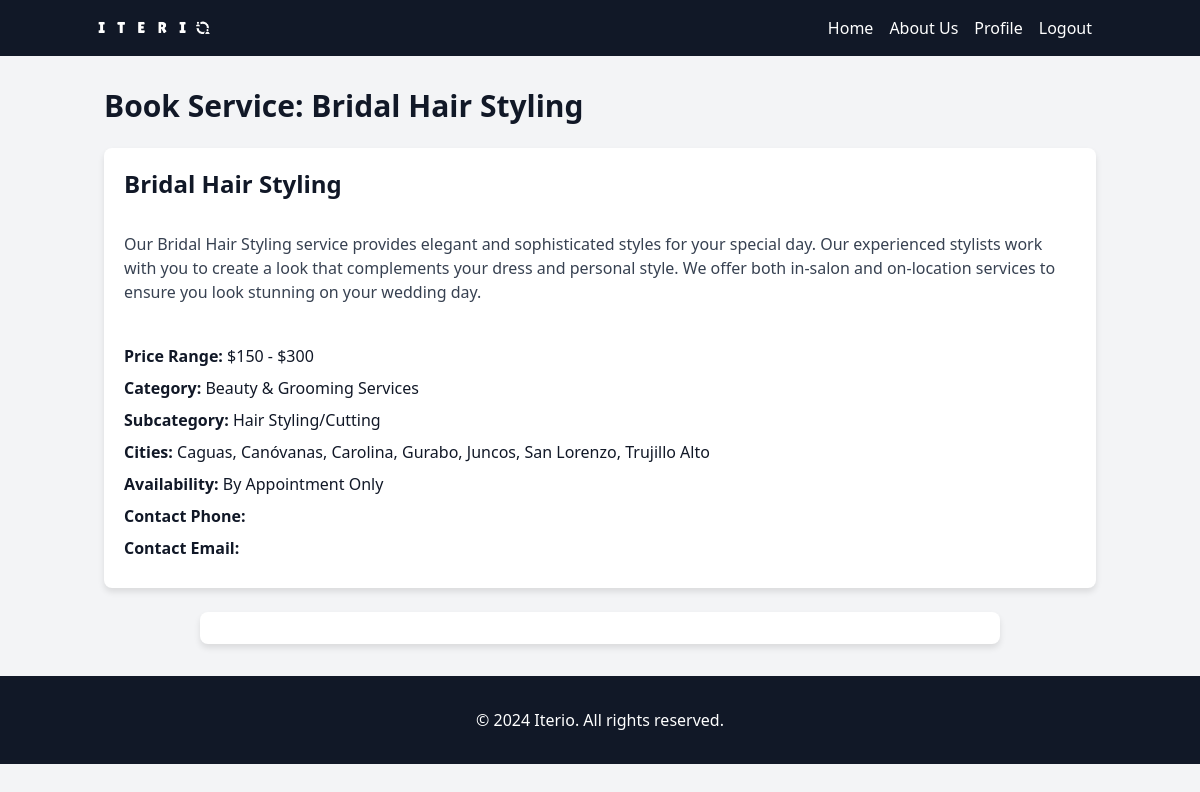
Screenshot of /services/77/book/ (signed in) with the database file from the repository.
### iterio_app/models.py (models this page shows, shortened)
class Service(models.Model):
    name = models.CharField(max_length=100)
    description = models.TextField()
    price_range = models.CharField(max_length=100, blank=True)
    category = models.ForeignKey(Category, on_delete=models.CASCADE, related_name='services', default=11)
    subcategory = models.ForeignKey(SubCategory, on_delete=models.CASCADE, related_name='services')
    cities = models.ManyToManyField(City, related_name='services')
    picture = models.ImageField(upload_to='service_pictures', blank=True, null=True)
    availability = models.TextField(blank=True)
    contact_info = models.TextField(blank=True)

class Category(models.Model):
    name = models.CharField(max_length=100)
    img_path = models.CharField(max_length=120, blank=True)
    details = models.CharField(max_length=120, blank=True)
    redirect = models.CharField(max_length=120, blank=True)
    def __str__(self):
        return self.name
    class Meta:
        verbose_name_plural = 'Categories'

class SubCategory(models.Model):
    name = models.CharField(max_length=100)
    category = models.ForeignKey(Category, on_delete=models.CASCADE, related_name='subcategories')
    def __str__(self):
        return self.name
    class Meta:
        verbose_name_plural = 'Sub-categories'

class City(models.Model):
    name = models.CharField(max_length=100, unique=True)

### iterio_app/views.py (the view)
# urls.py: path('services/<int:service_id>/book/', views.book_service, name='book_service'),
@login_required
def book_service(request, service_id):
    service = get_object_or_404(Service, id=service_id)
    if request.method == 'POST':
        form = BookingForm(request.POST)
        if form.is_valid():
            booking = form.save(commit=False)
            booking.user = request.user
            booking.service_slot.is_booked = True
            booking.service_slot.save()
            booking.save()
            return redirect('booking_success')
    else:
        form = BookingForm()
    context = {
        'service': service,
        'form': form,
    }
    return render(request, 'iterio_app/book_service.html', context)

### iterio_app/templates/iterio_app/book_service.html (shortened to what this page needs)
<!DOCTYPE html>
{% load static %}
{% load static tailwind_tags %}
<html lang="en">
<head>
    {% tailwind_css %}
    <link rel="stylesheet" href="https://cdn.jsdelivr.net/npm/fullcalendar@5.10.1/main.min.css" />
</head>
<body class="font-sans text-gray-900 leading-normal antialiased bg-gray-100">
    {% include 'navbar.html' %}
    <div class="container mx-auto px-4 py-8">
        <h1 class="text-3xl font-bold mb-6">Book Service: {{ service.name }}</h1>
        <div class="info-container mb-6">
            <h2 class="text-2xl font-semibold mb-2">{{ service.name }}</h2>
            <div class="mb-4 text-gray-700">{{ service.description|safe }}</div>
            <p class="mb-2"><strong>Price Range:</strong> {{ service.price_range }}</p>
            <p class="mb-2"><strong>Category:</strong> {{ service.category }}</p>
            <p class="mb-2"><strong>Subcategory:</strong> {{ service.subcategory }}</p>
            <p class="mb-2"><strong>Cities:</strong>
                {% for city in service.cities.all %}
                    {{ city.name }}{% if not forloop.last %}, {% endif %}
                {% endfor %}
            </p>
            <p class="mb-2"><strong>Availability:</strong> {{ service.availability }}</p>
            <p class="mb-2"><strong>Contact Phone:</strong> {{ service.contact_phone }}</p>
            <p class="mb-2"><strong>Contact Email:</strong> {{ service.contact_email }}</p>
        </div>
        <div class="calendar-container">
        </div>
    </div>
    <footer class="bg-gray-900 text-white py-8">
        <div class="container mx-auto px-4">
            <p class="text-center">&copy; 2024 Iterio. All rights reserved.</p>
        </div>
    </footer>
</body>
</html>

### iterio_app/templates/iterio_app/book_service.html (style rules this page uses)
html, body { height: 100%; }
body { display: flex; flex-direction: column; }
.info-container { max-width: 2000px; margin: 0 auto; background-color: white; padding: 20px; border-radius: 8px; box-shadow: 0 4px 6px rgba(0, 0, 0, 0.1); text-align: left; }
.calendar-container { max-width: 800px; margin: 0 auto; background-color: white; padding: 16px; border-radius: 8px; box-shadow: 0 4px 6px rgba(0, 0, 0, 0.1); }

### rows the page displays
Service: name "Bridal Hair Styling", description "Our Bridal Hair Styling service provides elegant and sophisticated styles for your special day. Our experienced stylists work with you to create a look that complements your dress and personal style. We offer both in-salon and on-location services to ensure you look stunning on your wedding day.", price_range "$150 - $300", category "Beauty & Grooming Services", subcategory "Hair Styling/Cutting", availability "By Appointment Only"
City: name "Caguas"
City: name "Canóvanas"
City: name "Carolina"
City: name "Gurabo"
City: name "Juncos"
City: name "San Lorenzo"
City: name "Trujillo Alto"
